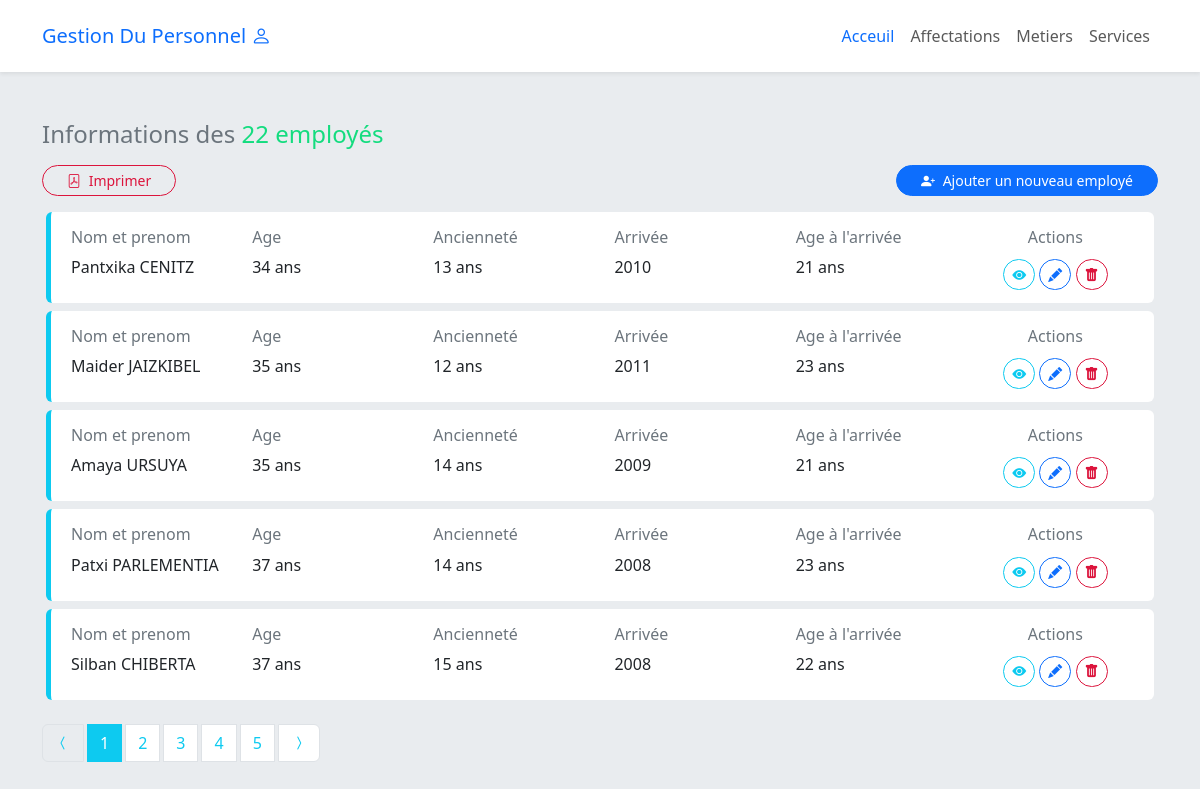
Screenshot of /pages/employes/index.php with the database file from the repository.
### tables this page shows
CREATE TABLE IF NOT EXISTS `employe` (
`id` int(11) NOT NULL,
  `nom` varchar(100) NOT NULL,
  `prenom` varchar(100) NOT NULL,
  `date_naissance` date NOT NULL,
  `date_arrivee` date NOT NULL
);

### app/db/Query.php (called while the page is built, shortened)
<?php
class Query
{
    private string $sql;
    private string $error = '';
    private array $data = [];
    public function __construct(string $SQL)
    {
        $this->sql = $SQL;
    }
    public function getResult(): array {
        $connex = Database::connect();
        try {
            $result = $connex->query($this->sql);
            $this->data = $result->fetchAll();
        } catch(PDOException $e) {
            $this->error = 'Erreur : sql invalide !';
            Database::disconnect();
        }
        return [
            'data' => $this->data,
            'error' => $this->error
        ];
    }
    public function paginate(int $elements_par_page = 10) {
        $connex = Database::connect();
        $this->elements_par_page = $elements_par_page;
        $this->total_elements = count($this->getResult()['data']);
        $this->nombre_pages = ceil($this->total_elements / $this->elements_par_page);
        $this->page_courante = (isset($_GET['page']) && (int)Security::secure($_GET['page']) > 0 && (int)Security::secure($_GET['page']) <= $this->nombre_pages) ? (int)Security::secure($_GET['page']) : 1;
        $this->offset = ($this->page_courante - 1) * $this->elements_par_page;
        $this->sql = $this->sql . " LIMIT $this->offset, $this->elements_par_page";
        try {
            $result = $connex->query($this->sql);
            $this->data = $result->fetchAll();
        } catch(PDOException $e) {
            $this->error = 'Erreur : sql invalide !';
            Database::disconnect();
        }
        return [
            'data' => $this->data,
            'elements_par_page' => $this->elements_par_page,
            'nombre_pages' => $this->nombre_pages,
            'page_courante' => $this->page_courante,
            'error' => $this->error
        ];
    }
}

### controllers/EmployeController.php (called while the page is built, shortened)
<?php
abstract class EmployeController
{
    public static function index(string $filtre = 'age', bool $paginate = true)
    {
        $query = new Query("SELECT
                                id,
                                nom,
                                prenom,
                                (YEAR(CURDATE()) - YEAR(date_naissance)) - (RIGHT(CURDATE(),5) < RIGHT(date_naissance,5)) AS age,
                                (YEAR(CURDATE()) - YEAR(date_arrivee)) - (RIGHT(CURDATE(),5) < RIGHT(date_arrivee,5)) AS anciennete,
                                YEAR(date_arrivee) AS arrivee,
                                (YEAR(date_arrivee) - YEAR(date_naissance)) - (RIGHT(date_arrivee,5) < RIGHT(date_naissance,5)) AS age_arrivee
                            FROM
                                employe
                            ORDER BY
                                $filtre ASC
                            ");
        if($paginate) {
            $result = $query->paginate(5);
        } else {
            $result = $query->getResult();
        }
        return $result;
    }
}

### pages/employes/index.php (the view, shortened to what this page needs)
<?php
$title = "Employes";
require_once '../layout/header.php';
$resultat = EmployeController::index();
$employes = $resultat['data'];
$nombre_employes = count(EmployeController::index('age', false)['data']);
$elements_par_page = $resultat['elements_par_page'];
$page_courante = $resultat['page_courante'];
$nombre_pages = $resultat['nombre_pages'];
$pagination = new Pagination($elements_par_page, $page_courante, $nombre_pages);
?>
<div class="mt-4">
    <h4 class="text-secondary mt-4">Informations des <span class="fs-bold text-success"><?= $nombre_employes ?> employés</span></h4>
    <div class="d-flex justify-content-between align-items-center">
        <a class="btn btn-sm btn-outline-danger rounded-pill px-4 my-2" href="./etat.php"><i class="bi bi-file-pdf me-1"></i> Imprimer</a>
        <a class="btn btn-sm btn-primary rounded-pill px-4 my-2" href="../../pages/employes/create.php"><i class="bi-person-plus-fill me-1"></i> Ajouter un nouveau employé</a>
    </div>
    <?php foreach ($employes as $employe) : ?>
        <div class="mx-1 row bg-white p-2 rounded border-start my-2 border-5 border-info">
            <div class="col-lg-2 col-md-4 col-sm-8 col-12">
                <div class="h6 text-secondary my-2">Nom et prenom</div>
                <p><?= $employe->prenom ?> <?= $employe->nom ?> </p>
            </div>
            <div class="col-lg-2 col-md-2 col-sm-2 col-6">
                <div class="h6 text-secondary my-2">Age</div>
                <p><?= $employe->age ?> ans</p>
            </div>
            <div class="col-lg-2 col-md-3 col-sm-8 col-6">
                <div class="h6 text-secondary my-2">Ancienneté</div>
                <?php if($employe->anciennete <= 0) : ?>
                    <p> < 1 an </p>
                <?php elseif($employe->anciennete <= 1 ) : ?>
                    <p><?= $employe->anciennete ?> an </p>
                <?php else : ?>
                    <p><?= $employe->anciennete ?> ans </p>
                <?php endif ?>
            </div>
            <div class="col-lg-2 col-md-3 col-sm-2 col-6">
                <div class="h6 text-secondary my-2">Arrivée</div>
                <p><?= $employe->arrivee ?></p>
            </div>
            <div class="col-lg-2 col-md-6 col-sm-6 col-6">
                <div class="h6 text-secondary my-2">Age à l'arrivée</div>
                <p><?= $employe->age_arrivee ?> ans</p>
            </div>
            <div class="col-lg-2 col-md-6 col-sm-12 col- text-center">
                <div class="h6 text-secondary my-2">Actions</div>
                <div>
                    <a data-bs-toggle="tooltip" data-bs-placement="bottom" title="Voir" class="btn btn-outline-info btn-sm rounded-pill my-1" href="../employes/read.php?id=<?= $employe->id ?>"><i class="bi-eye-fill"></i></a>
                    <a data-bs-toggle="tooltip" data-bs-placement="bottom" title="Modifier" class="btn btn-outline-primary btn-sm rounded-pill my-1" href="../employes/update.php?id=<?= $employe->id ?>"><i class="bi-pencil-fill"></i></a>
                    <a data-bs-toggle="tooltip" data-bs-placement="bottom" title="Supprimer" class="btn btn-outline-danger btn-sm rounded-pill my-1" href="../employes/delete.php?id=<?= $employe->id ?>"><i class="bi-trash-fill"></i></a>
                </div>
            </div>
        </div>
    <?php endforeach ?>
    <div class="mt-4">
        <?php $pagination->afficherPagination() ?>
    </div>
</div>
<?php require_once '../layout/footer.php' ?>

### pages/layout/header.php (shortened to what this page needs)
<!DOCTYPE html>
<html lang="en">
<head>
    <link rel="stylesheet" href="../../assets/bootstrap/css/bootstrap.min.css">
    <link rel="stylesheet" href="../../assets/bootstrap/icon/font/bootstrap-icons.css">
    <link rel="stylesheet" href="../../assets/css/style.css">
</head>
<body>
    <?php require_once 'navbar.php' ?>
    <div class="container my-5" <?= isset($title) ? 'id="'.$title.'"' : ''  ?>>

### pages/layout/navbar.php (shortened to what this page needs)
<nav class="navbar sticky-top navbar-expand-lg navbar-light bg-white shadow-sm py-3">
  <div class="container">
    <a class="navbar-brand text-primary text-capitalize" href="/"> Gestion du personnel <i class="bi-person"></i></a>
    <div class="collapse navbar-collapse" id="navbarSupportedContent">
      <ul class="navbar-nav ms-auto mb-2 mb-lg-0">
        <li class="nav-item">
          <a class="nav-link <?= isset($title) && $title == 'Employes' ? ' active ' : ''  ?>" href="../employes/index.php">Acceuil</a>
        </li>
        <li class="nav-item">
          <a class="nav-link <?= isset($title) && $title == 'Affectation' ? ' active ' : ''  ?>" href="../affectations/index.php">Affectations</a>
        </li>
        <li class="nav-item">
          <a class="nav-link <?= isset($title) && $title == 'Metiers' ? ' active ' : ''  ?>" href="../metiers/index.php">Metiers</a>
        </li>
        <li class="nav-item">
          <a class="nav-link <?= isset($title) && $title == 'Services' ? ' active ' : ''  ?>" href="../services/index.php">Services</a>
        </li>
      </ul>
    </div>
  </div>
</nav>

### app/db/Pagination.php (shortened to what this page needs)
<?php
class Pagination
{
    private $page_courante;
    private $nombre_pages;
    public function __construct(int $elements_par_page, int $page_courante, int $nombre_pages)
    {
        $this->page_courante = $page_courante;
        $this->nombre_pages = $nombre_pages;
    }
    public function afficherPagination() {
        $html = '<nav aria-label="...">
                    <ul class="pagination">';
        $disablePrecedent = ($this->page_courante == 1) ? ' disabled ' : '';
        $precedant = ($this->page_courante == 1) ? $this->nombre_pages : $this->page_courante - 1;
        $html .= '<li class="page-item me-1 ' . $disablePrecedent .'">';
        $html .= '<a class="page-link" href="?page='. $precedant.'"> <i class="bi-chevron-compact-left"></i></a>';
        $html .= '</li>';
        for($page = 1; $page <= $this->nombre_pages; $page++) {
            $active = ($this->page_courante === $page) ? ' active ' : '';
            $html .= '<li class="page-item me-1' . $active . '">';
            $html .= '<a class="page-link" href="?page='. $page .'">'. $page .'</a>';
            $html .= '</li>';
        }
        $disableSuivant = ($this->page_courante == $this->nombre_pages) ? ' disabled ' : '';
        $suivant = ($this->page_courante == $this->nombre_pages) ? 1 : $this->page_courante + 1;
        $html .= '<li class="page-item '. $disableSuivant .' ">';
        $html .= '<a class="page-link" href="?page='. $suivant.'"> <i class="bi-chevron-compact-right"></i></a>';
        $html .= '</li>';
        $html .=         '</ul>';
        $html .=     '</nav>';
        echo $html;
    }
}

### pages/layout/footer.php
    </div>
</body>
</html>

### assets/css/style.css (style rules this page uses)
body { background: var(--bs-gray-200); }
.text-success { color: #14DC7F !important; }
.btn-outline-danger { color: crimson; border-color: crimson; }
#Employes .page-item.active .page-link { color: #fff; background-color: var(--bs-info) ; border-color: var(--bs-info) ; }
#Employes .page-link { color: var(--bs-info); }

### pages/layout/navbar.php (style rules this page uses)
.nav-link.active { color: rgb(13, 110, 253) !important }

### rows the page displays
employe: prenom "Pantxika", nom "CENITZ", age "34", anciennete "13", arrivee "2010", age_arrivee "21"
employe: prenom "Maider", nom "JAIZKIBEL", age "35", anciennete "12", arrivee "2011", age_arrivee "23"
employe: prenom "Amaya", nom "URSUYA", age "35", anciennete "14", arrivee "2009", age_arrivee "21"
employe: prenom "Patxi", nom "PARLEMENTIA", age "37", anciennete "14", arrivee "2008", age_arrivee "23"
employe: prenom "Silban", nom "CHIBERTA", age "37", anciennete "15", arrivee "2008", age_arrivee "22"

### other values shown
$nombre_employes "22"
